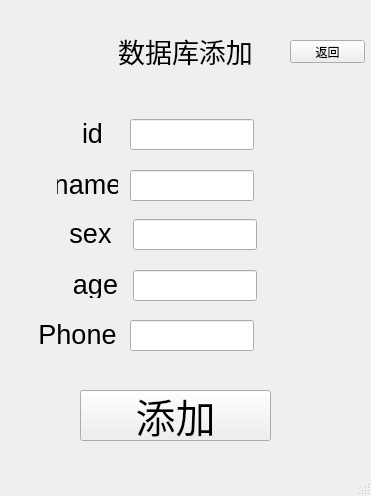
<?xml version="1.0" encoding="UTF-8"?>
<ui version="4.0">
 <class>MainWindow</class>
 <widget class="QMainWindow" name="MainWindow">
  <property name="geometry">
   <rect>
    <x>0</x>
    <y>0</y>
    <width>371</width>
    <height>496</height>
   </rect>
  </property>
  <property name="windowTitle">
   <string>MainWindow</string>
  </property>
  <widget class="QWidget" name="centralwidget">
   <widget class="QLabel" name="label">
    <property name="geometry">
     <rect>
      <x>110</x>
      <y>20</y>
      <width>151</width>
      <height>61</height>
     </rect>
    </property>
    <property name="font">
     <font>
      <pointsize>20</pointsize>
     </font>
    </property>
    <property name="layoutDirection">
     <enum>Qt::LeftToRight</enum>
    </property>
    <property name="text">
     <string>数据库添加</string>
    </property>
    <property name="alignment">
     <set>Qt::AlignCenter</set>
    </property>
   </widget>
   <widget class="QPushButton" name="pushButton">
    <property name="geometry">
     <rect>
      <x>290</x>
      <y>40</y>
      <width>75</width>
      <height>23</height>
     </rect>
    </property>
    <property name="text">
     <string>返回</string>
    </property>
   </widget>
   <widget class="QLabel" name="label_2">
    <property name="geometry">
     <rect>
      <x>67</x>
      <y>120</y>
      <width>51</width>
      <height>27</height>
     </rect>
    </property>
    <property name="font">
     <font>
      <pointsize>20</pointsize>
     </font>
    </property>
    <property name="text">
     <string>id</string>
    </property>
    <property name="alignment">
     <set>Qt::AlignCenter</set>
    </property>
   </widget>
   <widget class="QLineEdit" name="p_id">
    <property name="geometry">
     <rect>
      <x>130</x>
      <y>119</y>
      <width>124</width>
      <height>31</height>
     </rect>
    </property>
    <property name="alignment">
     <set>Qt::AlignCenter</set>
    </property>
   </widget>
   <widget class="QLineEdit" name="p_name">
    <property name="geometry">
     <rect>
      <x>130</x>
      <y>170</y>
      <width>124</width>
      <height>31</height>
     </rect>
    </property>
    <property name="alignment">
     <set>Qt::AlignCenter</set>
    </property>
   </widget>
   <widget class="QLabel" name="label_3">
    <property name="geometry">
     <rect>
      <x>57</x>
      <y>171</y>
      <width>61</width>
      <height>27</height>
     </rect>
    </property>
    <property name="font">
     <font>
      <pointsize>20</pointsize>
     </font>
    </property>
    <property name="text">
     <string>name</string>
    </property>
    <property name="alignment">
     <set>Qt::AlignCenter</set>
    </property>
   </widget>
   <widget class="QLabel" name="label_4">
    <property name="geometry">
     <rect>
      <x>70</x>
      <y>271</y>
      <width>51</width>
      <height>27</height>
     </rect>
    </property>
    <property name="font">
     <font>
      <pointsize>20</pointsize>
     </font>
    </property>
    <property name="text">
     <string>age</string>
    </property>
    <property name="alignment">
     <set>Qt::AlignCenter</set>
    </property>
   </widget>
   <widget class="QLineEdit" name="p_sex">
    <property name="geometry">
     <rect>
      <x>133</x>
      <y>219</y>
      <width>124</width>
      <height>31</height>
     </rect>
    </property>
    <property name="alignment">
     <set>Qt::AlignCenter</set>
    </property>
   </widget>
   <widget class="QLineEdit" name="p_age">
    <property name="geometry">
     <rect>
      <x>133</x>
      <y>270</y>
      <width>124</width>
      <height>31</height>
     </rect>
    </property>
    <property name="alignment">
     <set>Qt::AlignCenter</set>
    </property>
   </widget>
   <widget class="QLabel" name="label_5">
    <property name="geometry">
     <rect>
      <x>60</x>
      <y>220</y>
      <width>61</width>
      <height>27</height>
     </rect>
    </property>
    <property name="font">
     <font>
      <pointsize>20</pointsize>
     </font>
    </property>
    <property name="text">
     <string>sex</string>
    </property>
    <property name="alignment">
     <set>Qt::AlignCenter</set>
    </property>
   </widget>
   <widget class="QLineEdit" name="p_phone">
    <property name="geometry">
     <rect>
      <x>130</x>
      <y>320</y>
      <width>124</width>
      <height>31</height>
     </rect>
    </property>
    <property name="alignment">
     <set>Qt::AlignCenter</set>
    </property>
   </widget>
   <widget class="QLabel" name="label_6">
    <property name="geometry">
     <rect>
      <x>37</x>
      <y>321</y>
      <width>81</width>
      <height>27</height>
     </rect>
    </property>
    <property name="font">
     <font>
      <pointsize>20</pointsize>
     </font>
    </property>
    <property name="text">
     <string>Phone</string>
    </property>
    <property name="alignment">
     <set>Qt::AlignCenter</set>
    </property>
   </widget>
   <widget class="QPushButton" name="pushButton_2">
    <property name="geometry">
     <rect>
      <x>80</x>
      <y>390</y>
      <width>191</width>
      <height>51</height>
     </rect>
    </property>
    <property name="font">
     <font>
      <pointsize>30</pointsize>
     </font>
    </property>
    <property name="text">
     <string>添加</string>
    </property>
   </widget>
  </widget>
  <widget class="QMenuBar" name="menubar">
   <property name="geometry">
    <rect>
     <x>0</x>
     <y>0</y>
     <width>371</width>
     <height>23</height>
    </rect>
   </property>
  </widget>
  <widget class="QStatusBar" name="statusbar"/>
 </widget>
 <resources/>
 <connections>
  <connection>
   <sender>pushButton_2</sender>
   <signal>clicked()</signal>
   <receiver>MainWindow</receiver>
   <slot>updata_sql()</slot>
   <hints>
    <hint type="sourcelabel">
     <x>137</x>
     <y>447</y>
    </hint>
    <hint type="destinationlabel">
     <x>72</x>
     <y>438</y>
    </hint>
   </hints>
  </connection>
  <connection>
   <sender>pushButton</sender>
   <signal>clicked()</signal>
   <receiver>MainWindow</receiver>
   <slot>back_main()</slot>
   <hints>
    <hint type="sourcelabel">
     <x>325</x>
     <y>78</y>
    </hint>
    <hint type="destinationlabel">
     <x>327</x>
     <y>99</y>
    </hint>
   </hints>
  </connection>
 </connections>
 <slots>
  <slot>updata_sql()</slot>
  <slot>back_main()</slot>
 </slots>
</ui>
